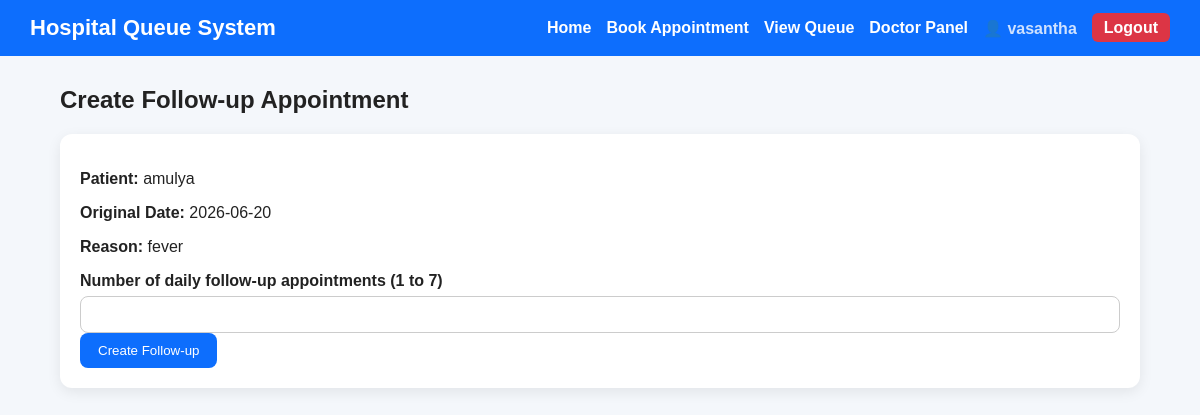
The page /followup/3 (signed in) on the database its author committed.
### tables this page shows
CREATE TABLE appointments (
            id INTEGER PRIMARY KEY AUTOINCREMENT,
            patient_name TEXT NOT NULL,
            age INTEGER NOT NULL,
            gender TEXT NOT NULL,
            phone TEXT NOT NULL,
            appointment_date TEXT NOT NULL,
            appointment_time TEXT NOT NULL,
            reason TEXT NOT NULL,
            is_emergency INTEGER DEFAULT 0,
            status TEXT DEFAULT 'Waiting',
            payment_status TEXT DEFAULT 'Pending',
            created_at TEXT NOT NULL,
            followup_group TEXT DEFAULT NULL,
            user_id INTEGER,
            doctor_id INTEGER,
            FOREIGN KEY (user_id) REFERENCES users(id),
            FOREIGN KEY (doctor_id) REFERENCES doctors(id)
        );

### app.py (the view, shortened to what this page needs)
@app.route("/followup/<int:appointment_id>", methods=["GET", "POST"])
@login_required
def followup(appointment_id):
    conn        = get_db_connection()
    appointment = conn.execute("SELECT * FROM appointments WHERE id = ?", (appointment_id,)).fetchone()
    if not appointment:
        conn.close()
        flash("Appointment not found.")
        return redirect(url_for("doctor"))
    conn.close()
    return render_template("followup.html", appointment=appointment)

### app.py (called while the page is built)
def get_db_connection():
    conn = sqlite3.connect(DATABASE)
    conn.row_factory = sqlite3.Row
    return conn

def login_required(f):
    from functools import wraps
    @wraps(f)
    def decorated(*args, **kwargs):
        if "user_id" not in session:
            flash("Please login to access this page.")
            return redirect(url_for("login"))
        return f(*args, **kwargs)
    return decorated

### templates/followup.html
{% extends 'base.html' %}
{% block content %}
<h2>Create Follow-up Appointment</h2>
<div class="form-card">
    <p><strong>Patient:</strong> {{ appointment['patient_name'] }}</p>
    <p><strong>Original Date:</strong> {{ appointment['appointment_date'] }}</p>
    <p><strong>Reason:</strong> {{ appointment['reason'] }}</p>
    <form method="POST">
        <label>Number of daily follow-up appointments (1 to 7)</label>
        <input type="number" name="followup_days" min="1" max="7" required>
        <button type="submit" class="btn">Create Follow-up</button>
    </form>
</div>
{% endblock %}

### static/css/style.css (style rules this page uses)
body { margin: 0; font-family: Arial, sans-serif; background: #f4f7fb; color: #222; }
.btn, .btn-small { background: #0d6efd; color: white; padding: 10px 18px; text-decoration: none; border: none; border-radius: 8px; cursor: pointer; display: inline-block; }
.card, .form-card { background: white; padding: 20px; border-radius: 12px; box-shadow: 0 4px 14px rgba(0,0,0,0.08); }
form label { display: block; margin-top: 12px; margin-bottom: 6px; font-weight: bold; }
form input, form select, form textarea { width: 100%; padding: 10px; border: 1px solid #ccc; border-radius: 8px; box-sizing: border-box; }

### rows shown on the page
appointments: patient_name "amulya", appointment_date "2026-06-20", reason "fever"

### other values the page prints
{{ session.get('username') }} "vasantha"
